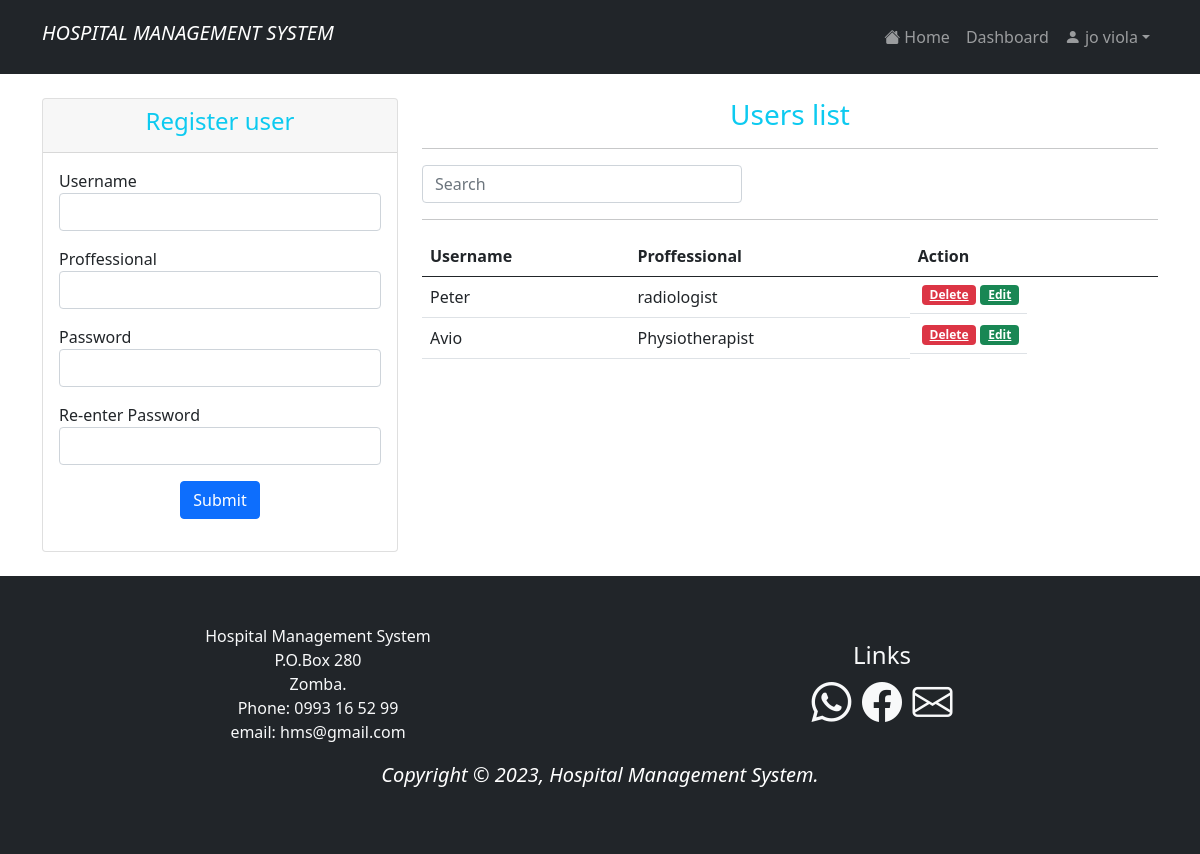
The page /user_reg.php (signed in) on the database as committed earlier.
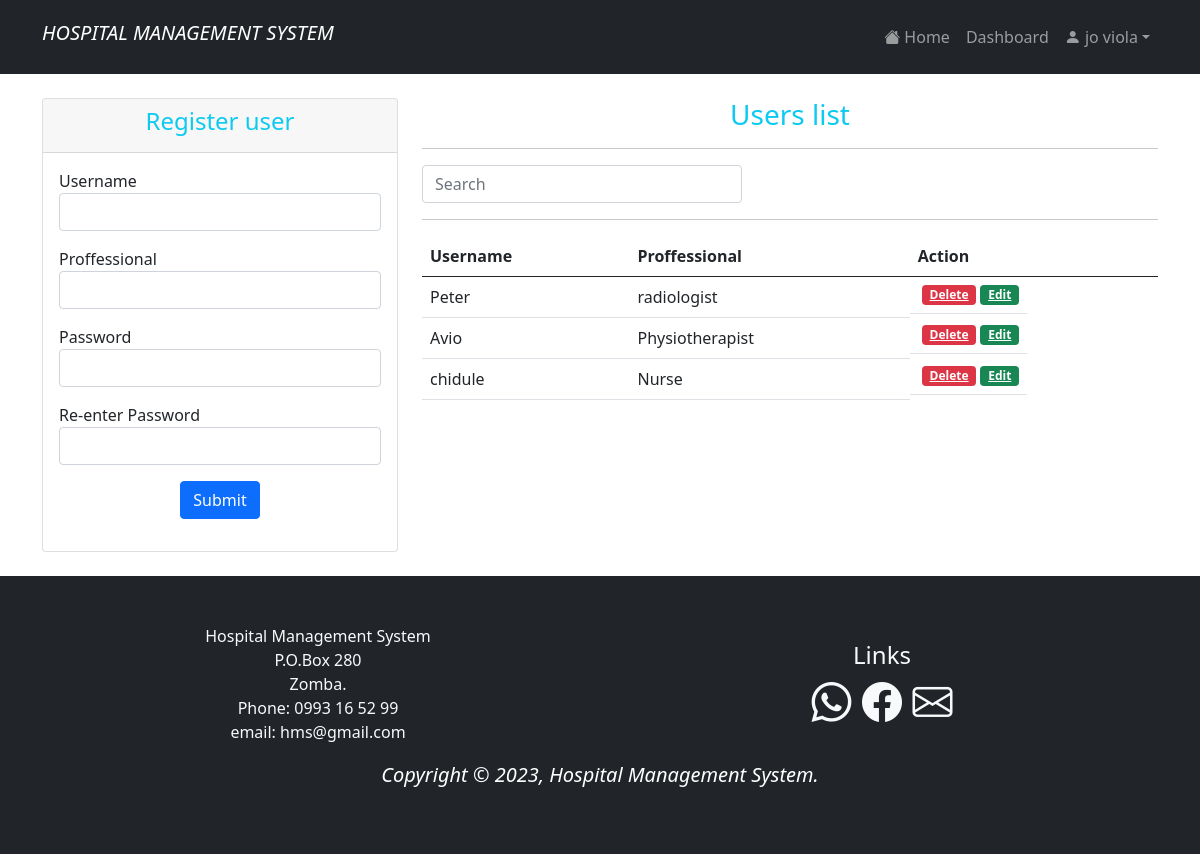
The same page on the database as committed later.
### tables this page shows
CREATE TABLE `user` (
  `id` int(11) NOT NULL,
  `uname` varchar(100) NOT NULL,
  `prof` varchar(100) NOT NULL,
  `pwd` varchar(100) NOT NULL
);

### user_reg.php (the view, shortened to what the changed rows need)
<?php
    include 'user_regdb.php';
    if (isset($_SESSION['id']) && isset($_SESSION['uname'])){
?>
<!doctype html>
<html lang="en">
    <head>
        <link rel="stylesheet" href="https://cdn.jsdelivr.net/npm/bootstrap-icons@1.3.0/font/bootstrap-icons.css">
        <link rel="stylesheet" href="style.css"/>
        <link rel="stylesheet" href="bootstrap-5.0.0/css/bootstrap.min.css"/>
    </head>
    <body>
     <?php
            include "anavbar.php";
        ?>
<section class="p-4 bg-white">
        <div class="container">
            <div class="row">
                <div class="col-md-8">
                <?php
                    $sql = "SELECT * FROM user ORDER BY id DESC";
                    $result = $mysqli->query($sql);
                ?>
                        <table class="table table-hover" style="overflow:auto">
                            <thead class="table table-hover">
                                <tr>
                                    <th>Username</th>
                                    <th>Proffessional</th>
                                    <th>Action</th>
                                </tr>
                            </thead>
                            <tbody id = "myTable">
                            <?php while($row = $result->fetch_assoc()) { ?>
                                <tr>
                                    <td><?php echo $row['uname']; ?></td>
                                    <td><?php echo $row['prof']; ?></td>
                                    <td class="btn-group btn-group-justified">
                                         <a href="user_regdb.php?delete=<?php echo $row['id']; ?>" class="badge bg-danger mx-1"
                                         onclick="return confirm('This will be deleted completely?');">Delete</a>
                                        <a href="user_reg.php?edit=<?php echo $row['id']; ?>" class="badge bg-success">Edit</a>
                                    </td>
                                </tr>
                            <?php }?>
                            </tbody>
                        </table>
                </div>
         </div>
    </section>
        <?php
            include "footer.php";
        ?>
    </body>
</html>
<?php
    }else {
        header("Location: home.php");
        exit();
    }
?>

Rows that differ between the two databases and show on the page:
added user: uname "chidule", prof "Nurse"
